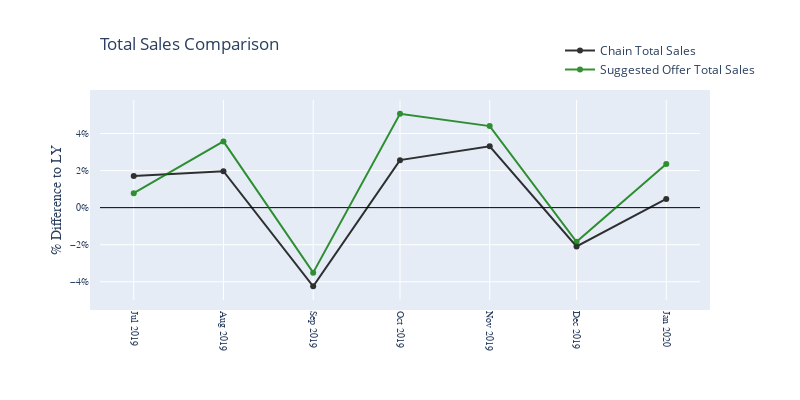

Notebook cell for this chart:
### Code cell
graph_MetricsComp('TotalTotalSales', 'Total Sales', bool_Indexed=False)

### Figure 1 — Plotly figure (JSON) as saved in the notebook; plotly's stock layout.template omitted (floating-point values rounded to 4 significant figures)
{"data": [{"marker": {"color": "#000000"}, "name": "Chain Total Sales", "opacity": 0.8, "type": "scatter", "uid": "ab9072b9-2b5d-4d5a-b130-4458ad5187c0", "x": ["2019-07-01T00:00:00", "2019-08-01T00:00:00", "2019-09-01T00:00:00", "2019-10-01T00:00:00", "2019-11-01T00:00:00", "2019-12-01T00:00:00", "2020-01-01T00:00:00"], "y": [0.01706, 0.01965, -0.04243, 0.02566, 0.03316, -0.02091, 0.004686]}, {"marker": {"color": "#007700"}, "name": "Suggested Offer Total Sales", "opacity": 0.8, "type": "scatter", "uid": "32929cf3-9132-4aa6-af30-1561ac37a49e", "x": ["2019-07-01T00:00:00", "2019-08-01T00:00:00", "2019-09-01T00:00:00", "2019-10-01T00:00:00", "2019-11-01T00:00:00", "2019-12-01T00:00:00", "2020-01-01T00:00:00"], "y": [0.007794, 0.03574, -0.03508, 0.05069, 0.04403, -0.01844, 0.0236]}], "layout": {"height": 400, "legend": {"x": 1.1, "xanchor": "right", "y": 1.2, "yanchor": "middle"}, "margin": {"autoexpand": true, "b": 100, "l": 100, "pad": 10, "r": 100, "t": 100}, "title": {"text": "Total Sales Comparison", "x": 0, "xanchor": "left", "xref": "paper"}, "width": 800, "xaxis": {"gridcolor": "#ffffff", "tickangle": 90, "tickfont": {"family": "Arial, san-serif", "size": 10}, "type": "date"}, "yaxis": {"gridcolor": "#ffffff", "tickfont": {"family": "Arial, san-serif", "size": 10}, "tickformat": "0%", "title": {"font": {"family": "Arial, san-serif", "size": 14}, "text": "% Difference to LY"}, "zeroline": true, "zerolinecolor": "#000000", "zerolinewidth": 1}}}
